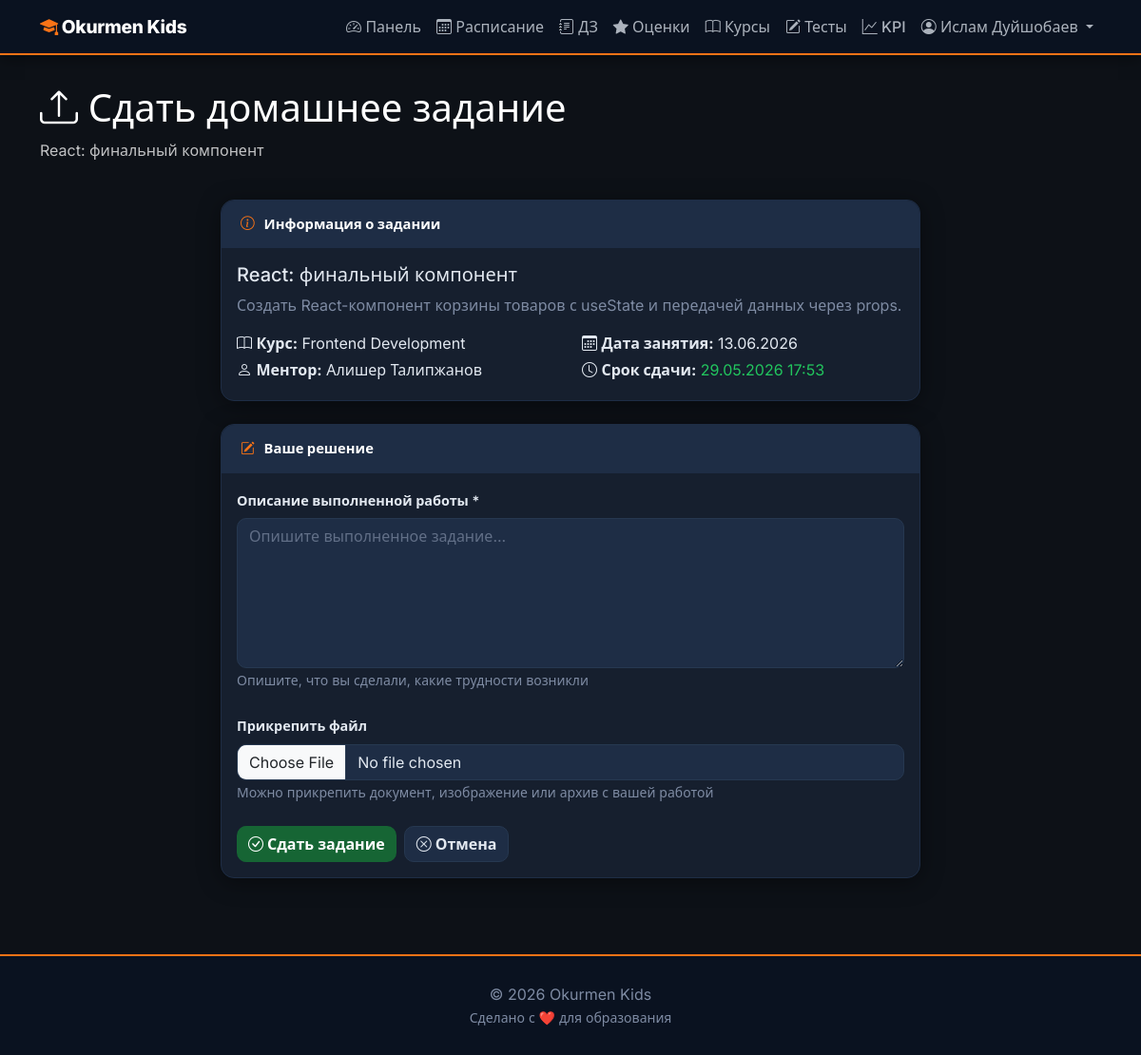
Page /homework/submit/22/ (signed in) on the committed database.
### education/models/user.py (models this page shows, shortened)
class User(AbstractUser):
    ROLE_CHOICES = (
        ('admin', 'Администратор'),
        ('mentor', 'Ментор'),
        ('parent', 'Родитель'),
        ('student', 'Ученик'),
    )
    role = models.CharField(max_length=10, choices=ROLE_CHOICES, default='parent')
    phone = models.CharField(max_length=20, blank=True)
    avatar = models.ImageField(upload_to='avatars/', blank=True, null=True)
    date_of_birth = models.DateField(blank=True, null=True)
    address = models.TextField(blank=True)

### education/models/homework.py (models this page shows, shortened)
class Homework(models.Model):
    lesson = models.ForeignKey(Lesson, on_delete=models.CASCADE, related_name='homeworks')
    title = models.CharField(max_length=200)
    description = models.TextField()
    due_date = models.DateTimeField()
    file = models.FileField(upload_to='homework_files/', blank=True, null=True)
    created_at = models.DateTimeField(auto_now_add=True)
    class Meta:
        verbose_name = 'Домашнее задание'
        verbose_name_plural = 'Домашние задания'
        ordering = ['-due_date']

### education/models/lesson.py (models this page shows, shortened)
class Lesson(models.Model):
    course = models.ForeignKey(Course, on_delete=models.CASCADE, related_name='lessons')
    title = models.CharField(max_length=200)
    description = models.TextField()
    date = models.DateField()
    start_time = models.TimeField()
    end_time = models.TimeField()
    room = models.CharField(max_length=50)
    is_cancelled = models.BooleanField(default=False)
    notes = models.TextField(blank=True)
    class Meta:
        verbose_name = 'Занятие'
        verbose_name_plural = 'Занятия'
        ordering = ['-date', '-start_time']

### education/models/course.py (models this page shows, shortened)
class Course(models.Model):
    name = models.CharField(max_length=200)
    description = models.TextField()
    icon = models.ImageField(upload_to='course_icons/', blank=True, null=True, verbose_name='Иконка курса')
    cover_image = models.ImageField(upload_to='course_covers/', blank=True, null=True, verbose_name='Обложка курса')
    mentor = models.ForeignKey(Mentor, on_delete=models.SET_NULL, null=True, related_name='courses')
    duration_weeks = models.IntegerField()
    max_students = models.IntegerField(default=15)
    start_date = models.DateField()
    end_date = models.DateField()
    is_active = models.BooleanField(default=True)
    created_at = models.DateTimeField(auto_now_add=True)
    class Meta:
        verbose_name = 'Курс'
        verbose_name_plural = 'Курсы'
        ordering = ['-start_date']

### education/models/mentor.py (models this page shows, shortened)
class Mentor(models.Model):
    user = models.OneToOneField(User, on_delete=models.CASCADE, related_name='mentor_profile')
    photo = models.ImageField(upload_to='mentors/', blank=True, null=True, verbose_name='Фото ментора')
    specialization = models.CharField(max_length=200)
    bio = models.TextField(blank=True)
    experience_years = models.IntegerField(default=0)
    education = models.TextField(blank=True)
    hire_date = models.DateField(default=timezone.now)
    class Meta:
        verbose_name = 'Ментор'
        verbose_name_plural = 'Менторы'

### education/views.py (the view)
# urls.py: path('homework/submit/<int:homework_id>/', views.homework_submit, name='homework_submit'),
@login_required
@user_passes_test(is_student)
def homework_submit(request, homework_id):
    homework = get_object_or_404(Homework, id=homework_id)
    student = request.user.student_profile
    is_enrolled = Enrollment.objects.filter(
        student=student,
        course=homework.lesson.course,
        is_active=True
    ).exists()
    if not is_enrolled:
        messages.error(request, 'Вы не записаны на курс этого задания.')
        return redirect('homework_list')
    if HomeworkSubmission.objects.filter(homework=homework, student=student).exists():
        messages.error(request, 'Вы уже отправили это задание.')
        return redirect('homework_list')
    if request.method == 'POST':
        form = HomeworkSubmissionForm(request.POST, request.FILES)
        if form.is_valid():
            submission = form.save(commit=False)
            submission.homework = homework
            submission.student = student
            if timezone.now() > homework.due_date:
                submission.status = 'late'
            submission.save()
            messages.success(request, 'Домашнее задание успешно сдано!')
            return redirect('homework_list')
    else:
        form = HomeworkSubmissionForm()
    return render(request, 'homework_submit.html', {'homework': homework, 'form': form})

### education/forms.py
class HomeworkSubmissionForm(forms.ModelForm):
    class Meta:
        model = HomeworkSubmission
        fields = ('content', 'file')
        widgets = {
            'content': forms.Textarea(attrs={'rows': 6, 'placeholder': 'Опишите выполненное задание...'}),
        }
    def __init__(self, *args, **kwargs):
        super().__init__(*args, **kwargs)
        self.fields['content'].widget.attrs.update({'class': 'form-control'})

### education/context_processors.py (called while the page is built, shortened)
def notifications(request):
    if not request.user.is_authenticated:
        return {}
    if request.user.role not in ('admin', 'mentor'):
        return {}

### education/views.py (called while the page is built)
def is_student(user):
    return user.is_authenticated and user.role == 'student'

### education/templates/homework_submit.html (shortened to what this page needs)
{% extends 'base.html' %}
{% block content %}
<div class="row">
    <div class="col-12 mb-4">
        <h1 class="text-white">
            <i class="bi bi-upload"></i> Сдать домашнее задание
        </h1>
        <p class="text-white opacity-75">{{ homework.title }}</p>
    </div>
</div>
<div class="row justify-content-center">
    <div class="col-md-8">
        <div class="card mb-4">
            <div class="card-header">
                <i class="bi bi-info-circle"></i> Информация о задании
            </div>
            <div class="card-body">
                <h5>{{ homework.title }}</h5>
                <p class="text-muted mb-3">{{ homework.description }}</p>
                <div class="row">
                    <div class="col-md-6">
                        <p class="mb-1">
                            <i class="bi bi-book"></i>
                            <strong>Курс:</strong> {{ homework.lesson.course.name }}
                        </p>
                        <p class="mb-1">
                            <i class="bi bi-person"></i>
                            <strong>Ментор:</strong> {{ homework.lesson.course.mentor.user.get_full_name }}
                        </p>
                    </div>
                    <div class="col-md-6">
                        <p class="mb-1">
                            <i class="bi bi-calendar3"></i>
                            <strong>Дата занятия:</strong> {{ homework.lesson.date|date:"d.m.Y" }}
                        </p>
                        <p class="mb-1">
                            <i class="bi bi-clock"></i>
                            <strong>Срок сдачи:</strong>
                            <span class="{% if homework.due_date < now %}text-danger{% else %}text-success{% endif %}">
                                {{ homework.due_date|date:"d.m.Y H:i" }}
                            </span>
                        </p>
                    </div>
                </div>
            </div>
        </div>
        <div class="card">
            <div class="card-header">
                <i class="bi bi-pencil-square"></i> Ваше решение
            </div>
            <div class="card-body">
                <form method="post" enctype="multipart/form-data">
                    <div class="mb-4">
                        <label for="{{ form.content.id_for_label }}" class="form-label">
                            Описание выполненной работы *
                        </label>
                        {{ form.content }}
                        <small class="form-text text-muted">
                            Опишите, что вы сделали, какие трудности возникли
                        </small>
                    </div>
                    <div class="mb-4">
                        <label for="{{ form.file.id_for_label }}" class="form-label">
                            Прикрепить файл
                        </label>
                        <input type="file" class="form-control" name="file" id="{{ form.file.id_for_label }}">
                        <small class="form-text text-muted">
                            Можно прикрепить документ, изображение или архив с вашей работой
                        </small>
                    </div>
                    <div class="d-flex gap-2">
                        <button type="submit" class="btn btn-success">
                            <i class="bi bi-check-circle"></i> Сдать задание
                        </button>
                        <a href="{% url 'homework_list' %}" class="btn btn-secondary">
                            <i class="bi bi-x-circle"></i> Отмена
                        </a>
                    </div>
                </form>
            </div>
        </div>
    </div>
</div>
{% endblock %}

### education/templates/base.html (shortened to what this page needs)
<!DOCTYPE html>
{% load static %}
<html lang="ru">
<head>
    <link href="https://cdn.jsdelivr.net/npm/bootstrap@5.3.0/dist/css/bootstrap.min.css" rel="stylesheet">
    <link rel="stylesheet" href="https://cdn.jsdelivr.net/npm/bootstrap-icons@1.10.0/font/bootstrap-icons.css">
    <link rel="stylesheet" href="{% static 'css/theme.css' %}">
</head>
<body>
<nav class="navbar navbar-expand-lg sticky-top">
    <div class="container">
        <a class="navbar-brand" href="{% url 'home' %}">
            <i class="bi bi-mortarboard-fill"></i> Okurmen Kids
        </a>
        <div class="collapse navbar-collapse" id="navbarNav">
            <ul class="navbar-nav ms-auto">
                {% if user.is_authenticated %}
                    <li class="nav-item">
                        <a class="nav-link" href="{% url 'dashboard' %}">
                            <i class="bi bi-speedometer2"></i> Панель
                        </a>
                    </li>
                    <li class="nav-item">
                        <a class="nav-link" href="{% url 'schedule' %}">
                            <i class="bi bi-calendar3"></i> Расписание
                        </a>
                    </li>
                    <li class="nav-item">
                        <a class="nav-link" href="{% url 'homework_list' %}">
                            <i class="bi bi-journal-text"></i> ДЗ
                        </a>
                    </li>
                    <li class="nav-item">
                        <a class="nav-link" href="{% url 'grades' %}">
                            <i class="bi bi-star-fill"></i> Оценки
                        </a>
                    </li>
                    <li class="nav-item">
                        <a class="nav-link" href="{% url 'course_list' %}">
                            <i class="bi bi-book"></i> Курсы
                        </a>
                    </li>
                    {% if user.role == 'student' %}
                    <li class="nav-item">
                        <a class="nav-link" href="{% url 'test_my_results' %}">
                            <i class="bi bi-pencil-square"></i> Тесты
                        </a>
                    </li>
                    {% endif %}
                    {% if user.role == 'student' or user.role == 'parent' %}
                    <li class="nav-item">
                        <a class="nav-link" href="{% url 'student_kpi' %}">
                            <i class="bi bi-graph-up"></i> KPI
                        </a>
                    </li>
                    {% elif user.role == 'mentor' %}
                    <li class="nav-item">
                        <a class="nav-link" href="{% url 'mentor_kpi' %}">
                            <i class="bi bi-graph-up-arrow"></i> KPI
                        </a>
                    </li>
                    {% elif user.role == 'admin' %}
                    <li class="nav-item">
                        <a class="nav-link" href="{% url 'admin_kpi' %}">
                            <i class="bi bi-speedometer2"></i> KPI
                        </a>
                    </li>
                    {% endif %}
                    <li class="nav-item dropdown">
                        <a class="nav-link dropdown-toggle" href="#" data-bs-toggle="dropdown">
                            <i class="bi bi-person-circle"></i> {{ user.get_full_name }}
                        </a>
                    </li>
                {% endif %}
            </ul>
        </div>
    </div>
</nav>
<main class="main-content">
    <div class="container">
        {% block content %}{% endblock %}
    </div>
</main>
<footer class="footer text-center">
    <div class="container">
        <p class="mb-0">&copy; 2026 Okurmen Kids</p>
        <small>Сделано с ❤️ для образования</small>
    </div>
</footer>
</body>
</html>

### static/css/theme.css (style rules this page uses)
:root { --ok-bg: #0d1117; --ok-surface: #161f2e; --ok-surface-2: #1e2d45; --ok-nav: #0a1220; --ok-primary: #0d2461; --ok-accent: #f97316; --ok-accent-dark: #ea580c; --ok-accent-soft: rgba(249,115,22,.12); --ok-text: #e2e8f0; --ok-muted: #7e8ba3; --ok-white: #ffffff; --ok-border: #1e2d45; --ok-border-2:#263850; --ok-success: #22c55e; --ok-warning: #f59e0b; --ok-danger: #ef4444; --ok-info: #38bdf8; --ok-radius: 14px; --ok-radius-sm: 10px; --ok-shadow: 0 4px 24px rgba(0,0,0,.40); --ok-shadow-lg: 0 12px 48px rgba(0,0,0,.55); }
.text-muted { color: var(--ok-muted) !important; }
.text-success { color: var(--ok-success) !important; }
.text-white { color: var(--ok-white) !important; }
*, *::before, *::after { box-sizing: border-box; }
body { font-family: 'Inter', ui-sans-serif, system-ui, -apple-system, Segoe UI, Roboto, Helvetica, Arial, "Apple Color Emoji", "Segoe UI Emoji"; color: var(--ok-text); background: var(--ok-bg); -webkit-font-smoothing: antialiased; -moz-osx-font-smoothing: grayscale; }
.container, .container-fluid { padding-left: 12px; padding-right: 12px; }
a { color: var(--ok-accent); }
.navbar { background: var(--ok-nav) !important; box-shadow: 0 2px 16px rgba(0,0,0,.5); border-bottom: 2px solid var(--ok-accent); }
.navbar .navbar-brand { font-weight: 800; font-size: 1.2rem; color: var(--ok-white) !important; letter-spacing: -.3px; }
.navbar .navbar-brand i { color: var(--ok-accent); }
.navbar .nav-link { color: rgba(226,232,240,.75) !important; font-weight: 500; transition: color .2s; }
.card { background: var(--ok-surface); border: 1px solid var(--ok-border); border-radius: var(--ok-radius); box-shadow: var(--ok-shadow); color: var(--ok-text); transition: box-shadow .25s ease, transform .25s ease; }
.card-header { background: var(--ok-surface-2); border-bottom: 1px solid var(--ok-border); border-radius: var(--ok-radius) var(--ok-radius) 0 0 !important; color: var(--ok-white); font-weight: 700; font-size: .92rem; padding: .85rem 1.25rem; }
.card-header i { color: var(--ok-accent); margin-right: .4rem; }
.card-body { color: var(--ok-text); }
.btn { border-radius: var(--ok-radius-sm); font-weight: 600; transition: all .2s; }
.btn-secondary { background: var(--ok-surface-2); border: 1px solid var(--ok-border-2); color: var(--ok-text); }
.btn-success { background: #166534; border: none; color: var(--ok-white); }
.form-control, .form-select, textarea.form-control { background: var(--ok-surface-2); border: 1.5px solid var(--ok-border-2); color: var(--ok-text); border-radius: var(--ok-radius-sm); }
.form-control::placeholder, textarea.form-control::placeholder { color: var(--ok-muted); opacity: .7; }
.form-label { font-weight: 600; color: var(--ok-text); font-size: .9rem; }
.footer { background: var(--ok-nav); color: var(--ok-muted); padding: 1.75rem 0; margin-top: 3rem; border-top: 2px solid var(--ok-accent); }
.main-content { padding: 2rem 0; min-height: calc(100vh - 180px); }

### rows in the picture
User: get_full_name "Ислам Дуйшобаев"
Homework: title "React: финальный компонент", description "Создать React-компонент корзины товаров с useState и передачей данных через props.", lesson.course.name "Frontend Development", lesson.course.mentor.user.get_full_name "Алишер Талипжанов", lesson "13.06.2026", due_date "29.05.2026 17:53"
